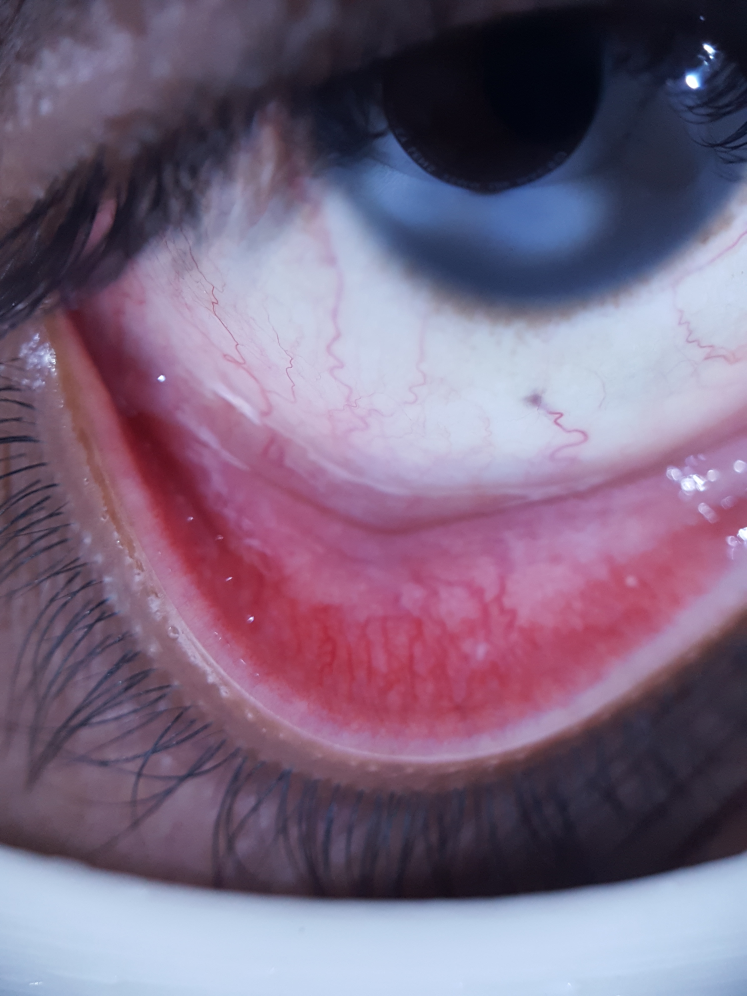
#> input picture archive/dataset anemia/India/1/20200118_164733.jpg, 2988 x 3984 px (shown at 1/4 size)
$ python -i features.py   (imports and definitions only)
#> lines starting #> are read from the running program, lines starting #| are printed output that depends on the picture
from __future__ import annotations

import logging
import math
from io import BytesIO
from pathlib import Path
from statistics import mean

from PIL import Image, ImageFilter, ImageOps, ImageStat

from app.ml.lighting_norm import compute_illumination_bias, normalize_illumination
from app.schemas import QualityAssessment

log = logging.getLogger("anemialens.features")

# ---------------------------------------------------------------------------
# Feature name lists (extended with v7 additions)
# ---------------------------------------------------------------------------

FEATURE_NAMES = [
    "mean_r",
    "mean_g",
    "mean_b",
    "std_r",
    "std_g",
    "std_b",
    "center_mean_r",
    "center_mean_g",
    "center_mean_b",
    "center_std_r",
    "center_std_g",
    "center_std_b",
    "brightness",
    "contrast",
    "center_brightness",
    "center_contrast",
    "blur_score",
    "center_blur_score",
    "saturation",
    "center_saturation",
    "hist_dark",
    "hist_shadow",
    "hist_mid",
    "hist_bright",
    "hist_highlight",
    "aspect_ratio",
    "red_green_gap",
    "center_red_green_gap",
    "size_score",
    # Pallor-specific features
    "cpi",
    "center_cpi",
    "redness_uniformity",
    "green_blue_ratio",
    # v4 features
    "redness_ratio",
    "center_redness_ratio",
    "pallor_gradient",
    "color_temp_proxy",
    "center_color_temp",
    "hue_mean",
    "hue_std",
    "center_hue_mean",
    # v5 illumination-diagnostic features
    "illumination_mean",
    "illumination_std",
    "spectral_tilt_rb",
    "highlight_fraction",
    "shadow_fraction",
    "clahe_gain",
    # v6 advanced spectral/texture features
    "ycbcr_cb_mean",
    "rgb_entropy",
    "inter_quadrant_gradient",
    "lbp_uniformity_proxy",
    "pallor_score",
    # v7 HSV color features
    "hsv_h_mean",
    "hsv_s_mean",
    "hsv_v_mean",
    "hsv_h_std",
    "hsv_s_std",
    "hsv_v_std",
    "hsv_red_region_sat",       # saturation in red hue region
    "hsv_red_region_val",       # value in red hue region
    "hsv_pallor_region_ratio",  # fraction of pixels in pale hue range
    # v7 LAB color features
    "lab_l_mean",
    "lab_a_mean",
    "lab_b_mean",
    "lab_l_std",
    "lab_a_std",
    "lab_b_std",
    "lab_a_b_ratio",            # a*/b* chromatic ratio
    "lab_chroma_mean",          # sqrt(a*^2 + b*^2)
    "lab_lightness_contrast",   # L* center vs edge difference
    # v7 LAB center features
    "center_lab_l_mean",
    "center_lab_a_mean",
    "center_lab_b_mean",
    # v7 advanced color features
    "color_homogeneity",        # HSV color variance (lower = more uniform)
    "warm_cool_ratio",          # ratio of warm to cool pixels
    "red_saturation_deficit",   # how much red channel lacks saturation
]

TEXTURE_FEATURES = [
    "brightness",
    "contrast",
    "center_brightness",
    "center_contrast",
    "blur_score",
    "center_blur_score",
    "hist_dark",
    "hist_shadow",
    "hist_mid",
    "hist_bright",
    "hist_highlight",
    "aspect_ratio",
    "size_score",
    # v7 texture features
    "lbp_variance_r1",
    "lbp_variance_r2",
    "lbp_uniform_ratio_r1",
    "lbp_uniform_ratio_r2",
    "lbp_entropy_r1",
    "lbp_entropy_r2",
    "lbp_dominant_pattern_r1",
    "edge_density",
    "edge_density_center",
    "edge_orientation_entropy",
    "gradient_magnitude_mean",
    "gradient_magnitude_std",
    "canny_edge_density",
    "sobel_energy",
    # v7 symmetry features
    "horizontal_symmetry_rgb",
    "horizontal_symmetry_l",
    "vertical_symmetry_rgb",
    "radial_symmetry",
    # v7 vascular features
    "vascular_density",
    "vascular_branching",
    "vascular_tortuosity",
    "vessel_contrast_ratio",
    "vessel_color_ratio",
    "microvessel_density",
    "large_vessel_density",
    # v7 advanced texture
    "gabor_energy_mean",
    "gabor_energy_std",
    "coarseness",
    "local_binary_pattern_energy",
]

FULL_FEATURES = FEATURE_NAMES[:]

# Full feature names including v7 additions
ALL_FEATURE_NAMES_V7 = FEATURE_NAMES + [
    "lbp_variance_r1",
    "lbp_variance_r2",
    "lbp_uniform_ratio_r1",
    "lbp_uniform_ratio_r2",
    "lbp_entropy_r1",
    "lbp_entropy_r2",
    "lbp_dominant_pattern_r1",
    "edge_density",
    "edge_density_center",
    "edge_orientation_entropy",
    "gradient_magnitude_mean",
    "gradient_magnitude_std",
    "canny_edge_density",
    "sobel_energy",
    "horizontal_symmetry_rgb",
    "horizontal_symmetry_l",
    "vertical_symmetry_rgb",
    "radial_symmetry",
    "vascular_density",
    "vascular_branching",
    "vascular_tortuosity",
    "vessel_contrast_ratio",
    "vessel_color_ratio",
    "microvessel_density",
    "large_vessel_density",
    "gabor_energy_mean",
    "gabor_energy_std",
    "coarseness",
    "local_binary_pattern_energy",
]

ULTIMATE_CLINICAL_FEATURE_NAMES = [
    "pallor_intensity",
    "pallor_gradient",
    "red_channel_mean",
    "red_channel_std",
    "green_channel_mean",
    "green_channel_std",
    "blue_channel_mean",
    "blue_channel_std",
    "red_green_ratio",
    "red_blue_ratio",
    "green_blue_ratio",
    "color_variance",
    "pallor_color_index",
    "texture_smoothness",
    "texture_contrast",
    "texture_entropy",
    "vessel_visibility",
    "vessel_density",
    "vessel_color_intensity",
    "anemia_severity_score",
    "clinical_pallor_score",
    "image_sharpness",
    "lighting_uniformity",
    "noise_level",
    "age_pallor_interaction",
    "gender_color_interaction",
]

V8_CLINICAL_FEATURE_NAMES = ULTIMATE_CLINICAL_FEATURE_NAMES + [
    "brightness",
    "contrast",
    "center_brightness",
    "center_contrast",
    "blur_score",
    "center_blur_score",
    "center_cpi",
    "center_red_green_gap",
    "redness_ratio",
    "center_redness_ratio",
    "pallor_score",
    "illumination_mean",
    "illumination_std",
    "highlight_fraction",
    "shadow_fraction",
    "spectral_tilt_rb",
    "lighting_score",
    "glare_risk",
    "shadow_risk",
    "framing_score",
    "quality_passed_flag",
    "quality_warning_count",
    "quality_blocking_flag",
    "source_roi_original",
    "source_palpebral",
    "source_forniceal_palpebral",
]

# ---------------------------------------------------------------------------
# Kernels
# ---------------------------------------------------------------------------

_EDGE_KERNEL = ImageFilter.Kernel((3, 3), [0, 1, 0, 1, -4, 1, 0, 1, 0], scale=1, offset=0)

# LBP-like kernel for texture (3x3 variance computation)
_LBP_KERNEL = ImageFilter.Kernel((3, 3), [1, 1, 1, 1, -8, 1, 1, 1, 1], scale=1, offset=0)

# Sobel kernels
_SOBEL_X = ImageFilter.Kernel((3, 3), [-1, 0, 1, -2, 0, 2, -1, 0, 1], scale=1, offset=0)
_SOBEL_Y = ImageFilter.Kernel((3, 3), [-1, -2, -1, 0, 0, 0, 1, 2, 1], scale=1, offset=0)


# ---------------------------------------------------------------------------
# Image loading
# ---------------------------------------------------------------------------

def load_image_bytes(image_bytes: bytes) -> Image.Image:
    with Image.open(BytesIO(image_bytes)) as image:
        return ImageOps.exif_transpose(image).convert("RGB")


def load_image_path(path: str | Path) -> Image.Image:
    with Image.open(path) as image:
        return ImageOps.exif_transpose(image).convert("RGB")


# ---------------------------------------------------------------------------
# Main feature extraction (v7 — includes HSV, LAB, LBP, edge, symmetry, vascular)
# ---------------------------------------------------------------------------

# [837 lines left out: functions extract_eye_features, _extract_hsv_features, _extract_lab_features, _extract_advanced_color_features, _extract_lbp_features, _extract_edge_features and 4 more, not called in this run]


# ---------------------------------------------------------------------------
# Feature normalization
# ---------------------------------------------------------------------------

class FeatureNormalizer:
    """
    Normalizes features to [0, 1] range using configurable statistics.
    Supports min-max, z-score, and robust (median/IQR) normalization.
    """

    # [325 lines left out: functions __init__, normalize, fit, extract_ultimate_clinical_features, extract_v8_clinical_features, not called in this run]


# ---------------------------------------------------------------------------
# Utility functions
# ---------------------------------------------------------------------------

def vectorize_features(feature_map: dict[str, float], names: list[str]) -> list[float]:
    return [float(feature_map[name]) for name in names]


# [11 lines that did not run here, left out]


def _clamp01(value: float) -> float:
    return max(0.0, min(1.0, float(value)))


# [31 lines left out: functions framing_score, edge_blur_baseline, _center_crop, not called in this run]


def _mean_saturation(image: Image.Image) -> float:
    sample = image.resize((64, 64)).convert("HSV")
    return ImageStat.Stat(sample).mean[1] / 255.0


# [123 lines left out: functions _quadrant_red_std, _edge_cpi, _hsv_hue_stats, _ycbcr_cb_mean, _luminance_entropy, _inter_quadrant_cpi_gradient and 2 more, not called in this run]


# ---------------------------------------------------------------------------
# numpy import for ensemble_v2 compatibility (used in clinical extractors)
# ---------------------------------------------------------------------------
try:
    import numpy as np
except ImportError:
    np = None  # type: ignore


# ---------------------------------------------------------------------------
# v8+ Preprocessing integration and optimized feature extraction
# ---------------------------------------------------------------------------

# [137 lines left out: functions extract_features_with_preprocessing, vectorize_features_fast, compute_feature_statistics, not called in this run]

>>> import cv2
>>> picture = cv2.imread('../../../archive/dataset anemia/India/1/20200118_164733.jpg', cv2.IMREAD_GRAYSCALE)
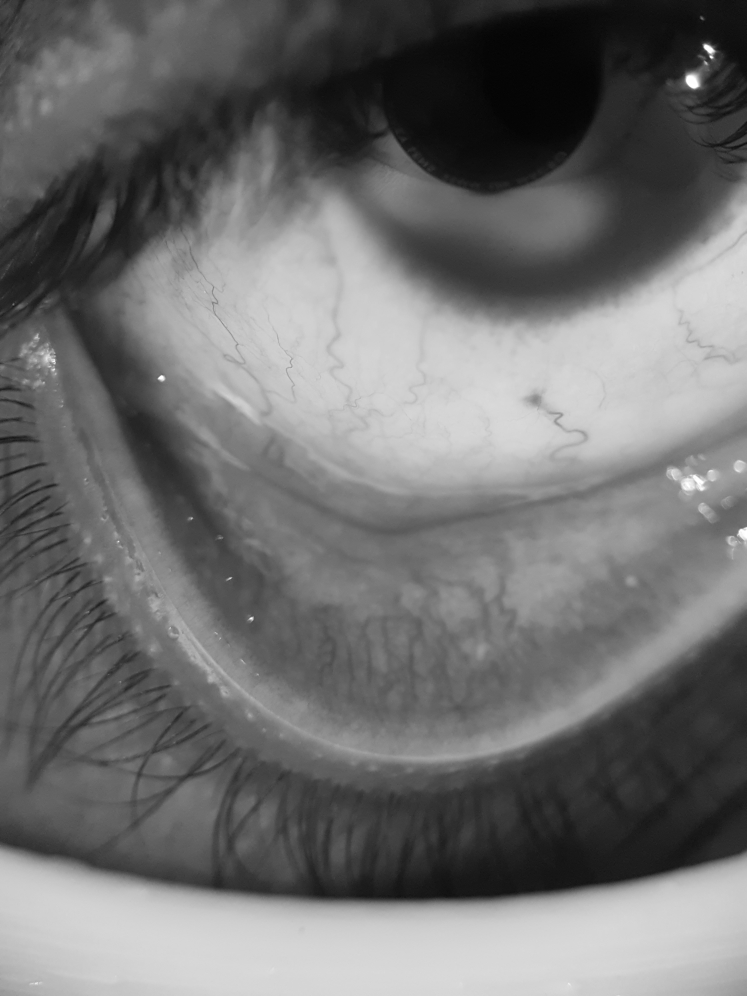
#> picture: shape (3984, 2988) (shown at 1/4 size); min 0, max 255, mean 111.5
>>> result = extract_eye_features(picture)
#> (the run stopped early here; a loop or call above may not have finished)
